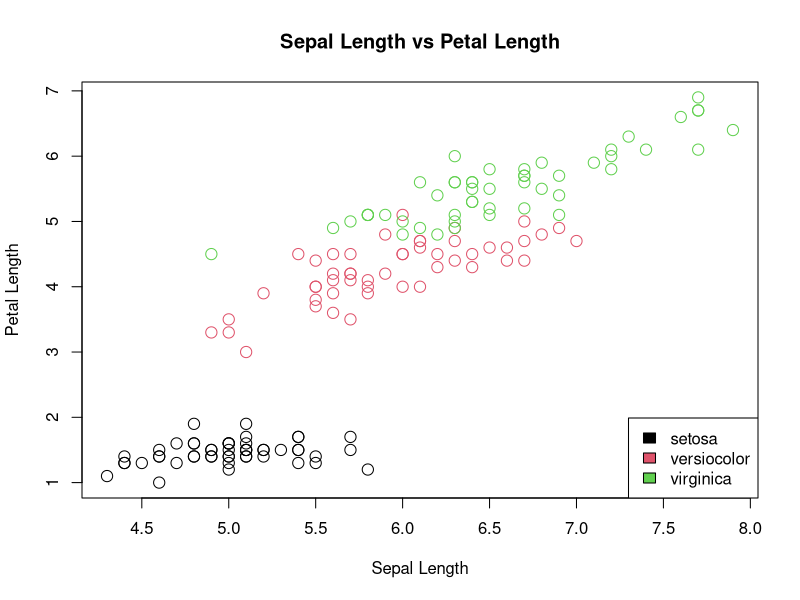

Write the R code that produced this figure.
# call predefined dataset

iris.dataset = iris
# print top 5
print(iris.dataset[1:5, ])

# file name
png(file = "5_Scatter_Plot/scatter_plot.png", width = 800, height = 600)

# create scatter plot
plot(x = iris.dataset$Sepal.Length,
     y = iris.dataset$Petal.Length,
     xlab = "Sepal Length",
     ylab = "Petal Length",
     main = "Sepal Length vs Petal Length",
     col = factor(iris.dataset$Species),
     cex = 1.5)

# legend
legend(x = "bottomright",
       legend = c("setosa", "versiocolor", "virginica"),
       fill = unique(iris.dataset$Species))

# save the file
dev.off()